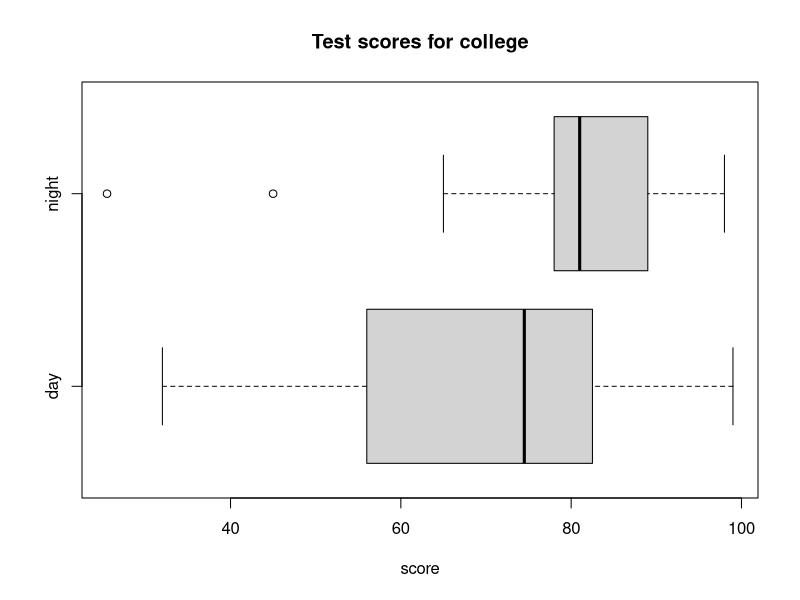

This chart was generated by the following R code:
## ---- chunk 1

scores_day <- c(99,56,78,55.5,32,90,80,81,56,59,45,77,84.5,84,70,72,68,32,79,90)
scores_evening <- c(98,78,68,83,81,89,88,76,65,45,98,90,80,84.5,85,79,78,98,90,79,81,25.5)


#knitr::opts_chunk$set(echo = TRUE)
## ---- chunk 2
cat(sprintf("the smallest value : %.2f
the largest value : %.2f
the median value : %.2f
the first quartile : %.2f
the third quartile : %.2f",
min(scores_day), 
max(scores_day),
median(scores_day),
quantile(scores_day, 0.25),
quantile(scores_day, 0.75)))
## ---- chunk 3
cat(sprintf("the smallest value : %.2f
the largest value : %.2f
the median value : %.2f
the first quartile : %.2f
the third quartile : %.2f",
min(scores_evening), 
max(scores_evening),
median(scores_evening),
quantile(scores_evening, 0.25),
quantile(scores_evening, 0.75)))
## ---- chunk 4
q1 <- quantile(scores_day, 0.25)
q3 <- quantile(scores_day, 0.75)
iqr <- IQR(scores_day)

Tmin = q1 - 1.5*iqr
Tmax = q3 + 1.5*iqr
outliers <- scores_day[which(scores_day < Tmin | scores_day > Tmax)]

if (identical(outliers,numeric(0))) {
print("No outliers")
} else {
print(outliers)
}

## ---- chunk 5
q1 <- quantile(scores_evening, 0.25)
q3 <- quantile(scores_evening, 0.75)
iqr <- IQR(scores_evening)

Tmin = q1 - 1.5*iqr
Tmax = q3 + 1.5*iqr
outliers <- scores_evening[which(scores_evening < Tmin | scores_evening > Tmax)]

if (identical(outliers,numeric(0))) {
print("No outliers")
} else {
print(outliers)
}

## ---- chunk 6
boxplot(scores_day, scores_evening,
main = "Test scores for college",
names = c("day", "night"),
xlab = "score",
horizontal = TRUE
)

